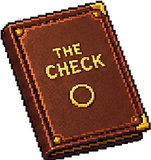
#> input picture art/props/tnb/check_folder.webp, 151 x 160 px
$ python -i bake_tnb_fx.py   (imports and definitions only)
#> lines starting #> are read from the running program, lines starting #| are printed output that depends on the picture
#!/usr/bin/env python3
"""Cut TNB's approved objects and effects sheets (art/raw/characters/tnb-fx-<move>-v1.png, 4 x 3 on magenta, Tom 2026-11-06 08:13) into single
transparent props: art/props/tnb/<slug>.webp. Items are found from the ink (components joined by a small dilation), sorted by row (thirds of the
sheet height) then left to right, and named in the order of the prompt list (FX.tnb in tools/art-library/char-prompts.js).
Usage: python3 tools/sprite-bake/bake_tnb_fx.py [--check]   (--check writes tools/shots/tnb-fx-check.png and installs nothing)"""
import os, sys
import numpy as np
from PIL import Image
from scipy import ndimage as ndi
sys.path.insert(0, os.path.dirname(os.path.abspath(__file__)))
from walk_sheet_frames import _key
ROOT = os.path.dirname(os.path.dirname(os.path.dirname(os.path.abspath(__file__))))
RAW = os.path.join(ROOT, 'art/raw/characters'); OUT = os.path.join(ROOT, 'art/props/tnb')
MAXSIDE = 160
SHEETS = {   # per move: sheet, slugs in the prompt's item order
 'mug': ('tnb-fx-mug-toss-v1', 'mug mug_tumble swoosh impact star sparkle'),
 'ward': ('tnb-fx-wardrobe-v1', 'rack costume confetti glow sparkles steam'),
 'forage': ('tnb-fx-foraged-at-dawn-v1', 'plate pea bubble zzz glow sparkles'),
 'split': ('tnb-fx-dont-split-up-v1', 'flashlight beam vignette ring twig alarm'),
 'metro': ('tnb-fx-metro-tap-v1', 'card reader train glow sparkles air'),
 'scare': ('tnb-fx-slasher-scare-v1', 'flashlight beam slasher flash balloon clapper'),
 'creep': ('tnb-fx-scope-creep-v1', 'laptop chart chart_many flag paper dust sticky'),
 'tasting': ('tnb-fx-tasting-ult-v1', 'table cloche cloche_open scallop napkin check sparkles glow'),
 'throw': ('tnb-fx-throw-down-v1', 'wheel_clay wheel_bowl shards drops splash puff bowl'),
 'bend': ('tnb-fx-around-the-bend-v1', 'sign trail sign_small pack sunset sparkles'),
 'jojo': ('tnb-fx-round-with-jojo-v1', 'disc disc_tilt swoosh puff cheer basket'),
 'coffee': ('tnb-fx-coffee-run-v1', 'tray cup awning streak steam glow sparkles'),
 'kiln': ('tnb-fx-kiln-door-policy-v1', 'kiln kiln_open blast heat flash smoke shield'),
 'bomb': ('tnb-fx-hillbomb-ult-v1', 'board board_top street lines dust shards burst mug'),
}
# Painted items that replace an older prop of the same shape (same file name, so the scenes draw them unchanged).
INSTALL = {'test_mug': ('mug', 'mug'), 'wardrobe_rack': ('ward', 'rack'), 'slasher_standee': ('scare', 'slasher'),
           'pea_plate': ('forage', 'plate'), 'light_rail_train': ('metro', 'train'), 'cloche': ('tasting', 'cloche'),
           'course_scallops': ('tasting', 'scallop'), 'tasting_table': ('tasting', 'table'), 'trail_sign': ('bend', 'sign'),
           'flying_disc': ('jojo', 'disc'), 'disc_golf_basket': ('jojo', 'basket'), 'coffee_mug': ('coffee', 'cup'),
           'clay_bowl': ('throw', 'bowl'), 'flashlight': ('split', 'flashlight'), 'longboard': ('bomb', 'board')}
def cut(path):
#> called with path = '../../art/props/tnb/check_folder.webp'
    rgb = np.array(Image.open(path).convert('RGB')); rgba = _key(rgb); H = rgba.shape[0]
#> after `rgb = np.array(Image.open(path).convert('RGB'))`:
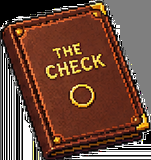
#> rgb: shape (160, 151, 3); mean R, G, B 110, 74.7, 59.5
    a = rgba[:, :, 3] > 40
    lab, n = ndi.label(ndi.binary_dilation(a, iterations=14))
    objs = ndi.find_objects(lab); items = []
    for i, sl in enumerate(objs):
        m = (lab[sl] == i + 1) & a[sl]
        if m.sum() < 700: continue                       # specks, grid-cell edges
        arr = rgba[sl].copy(); arr[~m] = 0; im = Image.fromarray(arr)
        bb = im.getbbox()
        if bb: items.append((int(((sl[0].start + sl[0].stop) / 2) / H * 3), sl[1].start, im.crop(bb)))
    items.sort(key=lambda t: (t[0], t[1]))
    return [t[2] for t in items]
# [18 lines not run here, left out]

#> (the run stopped early here; a loop or call above may not have finished)

$ run again, on art/props/tnb/kiln_cone.webp
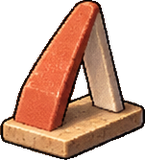
#> input picture art/props/tnb/kiln_cone.webp, 145 x 160 px
#> in cut, `rgb = np.array(Image.open(path).convert('RGB'))`:
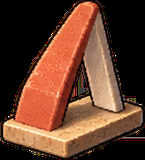
#> rgb: shape (160, 145, 3); mean R, G, B 100.4, 61.9, 43.6

$ run again, on art/props/tnb/laptop.webp
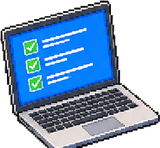
#> input picture art/props/tnb/laptop.webp, 160 x 148 px
#> in cut, `rgb = np.array(Image.open(path).convert('RGB'))`:
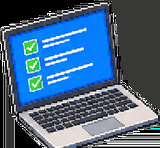
#> rgb: shape (148, 160, 3); mean R, G, B 70.7, 101.1, 133.2

$ run again, on art/props/tnb/light_rail_train.webp
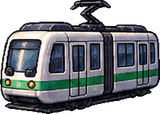
#> input picture art/props/tnb/light_rail_train.webp, 160 x 114 px
#> in cut, `rgb = np.array(Image.open(path).convert('RGB'))`:
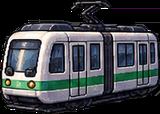
#> rgb: shape (114, 160, 3); mean R, G, B 64.4, 67.6, 71.9
